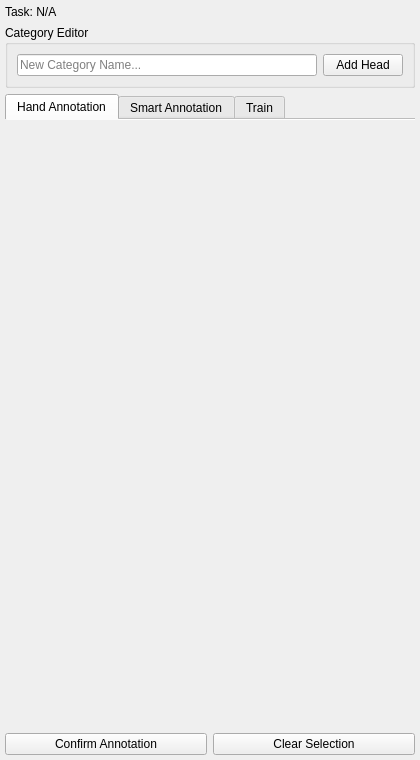
<?xml version="1.0" encoding="UTF-8"?>
<ui version="4.0">
 <class>ClassificationAnnotationPanel</class>
 <widget class="QWidget" name="ClassificationAnnotationPanel">
  <property name="geometry">
   <rect>
    <x>0</x>
    <y>0</y>
    <width>420</width>
    <height>760</height>
   </rect>
  </property>
  <layout class="QVBoxLayout" name="mainLayout">
   <property name="leftMargin">
    <number>5</number>
   </property>
   <property name="topMargin">
    <number>5</number>
   </property>
   <property name="rightMargin">
    <number>5</number>
   </property>
   <property name="bottomMargin">
    <number>5</number>
   </property>
   <item>
    <widget class="QLabel" name="task_label">
     <property name="text">
      <string>Task: N/A</string>
     </property>
     <property name="class" stdset="0">
      <string notr="true">editor_task_lbl</string>
     </property>
    </widget>
   </item>
   <item>
    <widget class="QGroupBox" name="schema_box">
     <property name="title">
      <string>Category Editor</string>
     </property>
     <layout class="QHBoxLayout" name="schemaLayout">
      <item>
       <widget class="QLineEdit" name="new_head_edit">
        <property name="placeholderText">
         <string>New Category Name...</string>
        </property>
       </widget>
      </item>
      <item>
       <widget class="QPushButton" name="add_head_btn">
        <property name="text">
         <string>Add Head</string>
        </property>
        <property name="cursor">
         <cursorShape>PointingHandCursor</cursorShape>
        </property>
       </widget>
      </item>
     </layout>
    </widget>
   </item>
   <item>
    <widget class="QTabWidget" name="tabs">
     <property name="currentIndex">
      <number>0</number>
     </property>
     <property name="documentMode">
      <bool>true</bool>
     </property>
     <widget class="QWidget" name="manual_box">
      <attribute name="title">
       <string>Hand Annotation</string>
      </attribute>
      <layout class="QVBoxLayout" name="manualLayout">
       <property name="leftMargin">
        <number>0</number>
       </property>
       <property name="topMargin">
        <number>0</number>
       </property>
       <property name="rightMargin">
        <number>0</number>
       </property>
       <property name="bottomMargin">
        <number>0</number>
       </property>
       <item>
        <widget class="QScrollArea" name="manualScrollArea">
         <property name="widgetResizable">
          <bool>true</bool>
         </property>
         <property name="frameShape">
          <enum>QFrame::Shape::NoFrame</enum>
         </property>
         <widget class="QWidget" name="label_container">
          <property name="geometry">
           <rect>
            <x>0</x>
            <y>0</y>
            <width>372</width>
            <height>340</height>
           </rect>
          </property>
          <layout class="QVBoxLayout" name="label_container_layout">
           <property name="leftMargin">
            <number>0</number>
           </property>
           <property name="topMargin">
            <number>0</number>
           </property>
           <property name="rightMargin">
            <number>0</number>
           </property>
           <property name="bottomMargin">
            <number>0</number>
           </property>
           <property name="spacing">
            <number>4</number>
           </property>
          </layout>
         </widget>
        </widget>
       </item>
      </layout>
     </widget>
     <widget class="QWidget" name="smart_box">
      <attribute name="title">
       <string>Smart Annotation</string>
      </attribute>
      <layout class="QVBoxLayout" name="smartLayout">
       <property name="leftMargin">
        <number>0</number>
       </property>
       <property name="topMargin">
        <number>0</number>
       </property>
       <property name="rightMargin">
        <number>0</number>
       </property>
       <property name="bottomMargin">
        <number>0</number>
       </property>
       <item>
        <layout class="QHBoxLayout" name="smartButtonsLayout">
         <item>
          <widget class="QPushButton" name="btn_smart_infer">
           <property name="text">
            <string>Single Inference</string>
           </property>
           <property name="cursor">
            <cursorShape>PointingHandCursor</cursorShape>
           </property>
          </widget>
         </item>
         <item>
          <widget class="QPushButton" name="btn_batch_infer">
           <property name="text">
            <string>Batch Inference</string>
           </property>
           <property name="cursor">
            <cursorShape>PointingHandCursor</cursorShape>
           </property>
          </widget>
         </item>
        </layout>
       </item>
       <item>
        <widget class="QWidget" name="batch_input_widget">
         <layout class="QHBoxLayout" name="batchInputLayout">
          <property name="leftMargin">
           <number>0</number>
          </property>
          <property name="topMargin">
           <number>5</number>
          </property>
          <property name="rightMargin">
           <number>0</number>
          </property>
          <property name="bottomMargin">
           <number>5</number>
          </property>
          <item>
           <widget class="QLabel" name="lbl_start">
            <property name="text">
             <string>Start:</string>
            </property>
           </widget>
          </item>
          <item>
           <widget class="QComboBox" name="spin_start"/>
          </item>
          <item>
           <widget class="QLabel" name="lbl_end">
            <property name="text">
             <string>End:</string>
            </property>
           </widget>
          </item>
          <item>
           <widget class="QComboBox" name="spin_end"/>
          </item>
          <item>
           <widget class="QPushButton" name="btn_run_batch">
            <property name="text">
             <string>Run</string>
            </property>
            <property name="cursor">
             <cursorShape>PointingHandCursor</cursorShape>
            </property>
           </widget>
          </item>
         </layout>
        </widget>
       </item>
       <item>
        <widget class="QProgressBar" name="infer_progress">
         <property name="value">
          <number>0</number>
         </property>
         <property name="textVisible">
          <bool>false</bool>
         </property>
        </widget>
       </item>
       <item>
        <widget class="QWidget" name="smart_chart_placeholder">
         <layout class="QVBoxLayout" name="smartChartPlaceholderLayout">
          <property name="leftMargin">
           <number>0</number>
          </property>
          <property name="topMargin">
           <number>0</number>
          </property>
          <property name="rightMargin">
           <number>0</number>
          </property>
          <property name="bottomMargin">
           <number>0</number>
          </property>
         </layout>
        </widget>
       </item>
       <item>
        <widget class="QTextEdit" name="batch_result_text">
         <property name="readOnly">
          <bool>true</bool>
         </property>
         <property name="minimumSize">
          <size>
           <width>0</width>
           <height>120</height>
          </size>
         </property>
        </widget>
       </item>
      </layout>
     </widget>
     <widget class="QWidget" name="train_box">
      <attribute name="title">
       <string>Train</string>
      </attribute>
      <layout class="QVBoxLayout" name="trainMainLayout">
       <property name="leftMargin">
        <number>0</number>
       </property>
       <property name="topMargin">
        <number>0</number>
       </property>
       <property name="rightMargin">
        <number>0</number>
       </property>
       <property name="bottomMargin">
        <number>0</number>
       </property>
       <item>
        <widget class="QScrollArea" name="train_scroll">
         <property name="widgetResizable">
          <bool>true</bool>
         </property>
         <property name="frameShape">
          <enum>QFrame::Shape::NoFrame</enum>
         </property>
         <widget class="QWidget" name="train_scroll_content">
          <property name="geometry">
           <rect>
            <x>0</x>
            <y>0</y>
            <width>372</width>
            <height>410</height>
           </rect>
          </property>
          <layout class="QVBoxLayout" name="train_layout">
           <property name="leftMargin">
            <number>0</number>
           </property>
           <property name="topMargin">
            <number>0</number>
           </property>
           <property name="rightMargin">
            <number>0</number>
           </property>
           <property name="bottomMargin">
            <number>0</number>
           </property>
           <property name="spacing">
            <number>10</number>
           </property>
           <item>
            <widget class="QGroupBox" name="hyper_group">
             <property name="title">
              <string>Hyperparameters</string>
             </property>
             <layout class="QVBoxLayout" name="hyper_form">
              <item>
               <layout class="QHBoxLayout" name="epochsRow">
                <item>
                 <widget class="QLabel" name="epochsLabel">
                  <property name="minimumSize">
                   <size>
                    <width>80</width>
                    <height>0</height>
                   </size>
                  </property>
                  <property name="text">
                   <string>Epochs:</string>
                  </property>
                 </widget>
                </item>
                <item>
                 <widget class="QComboBox" name="spin_epochs">
                  <property name="editable">
                   <bool>true</bool>
                  </property>
                 </widget>
                </item>
               </layout>
              </item>
              <item>
               <layout class="QHBoxLayout" name="lrRow">
                <item>
                 <widget class="QLabel" name="lrLabel">
                  <property name="minimumSize">
                   <size>
                    <width>80</width>
                    <height>0</height>
                   </size>
                  </property>
                  <property name="text">
                   <string>LR:</string>
                  </property>
                 </widget>
                </item>
                <item>
                 <widget class="QLineEdit" name="edit_lr">
                  <property name="text">
                   <string>0.0001</string>
                  </property>
                 </widget>
                </item>
               </layout>
              </item>
              <item>
               <layout class="QHBoxLayout" name="batchRow">
                <item>
                 <widget class="QLabel" name="batchLabel">
                  <property name="minimumSize">
                   <size>
                    <width>80</width>
                    <height>0</height>
                   </size>
                  </property>
                  <property name="text">
                   <string>Batch:</string>
                  </property>
                 </widget>
                </item>
                <item>
                 <widget class="QComboBox" name="spin_batch">
                  <property name="editable">
                   <bool>true</bool>
                  </property>
                 </widget>
                </item>
               </layout>
              </item>
             </layout>
            </widget>
           </item>
           <item>
            <widget class="QGroupBox" name="device_group">
             <property name="title">
              <string>Execution</string>
             </property>
             <layout class="QVBoxLayout" name="device_form">
              <item>
               <layout class="QHBoxLayout" name="deviceRow">
                <item>
                 <widget class="QLabel" name="deviceLabel">
                  <property name="minimumSize">
                   <size>
                    <width>80</width>
                    <height>0</height>
                   </size>
                  </property>
                  <property name="text">
                   <string>Device:</string>
                  </property>
                 </widget>
                </item>
                <item>
                 <widget class="QComboBox" name="combo_device"/>
                </item>
               </layout>
              </item>
              <item>
               <layout class="QHBoxLayout" name="workersRow">
                <item>
                 <widget class="QLabel" name="workersLabel">
                  <property name="minimumSize">
                   <size>
                    <width>80</width>
                    <height>0</height>
                   </size>
                  </property>
                  <property name="text">
                   <string>Workers:</string>
                  </property>
                 </widget>
                </item>
                <item>
                 <widget class="QComboBox" name="spin_workers"/>
                </item>
               </layout>
              </item>
             </layout>
            </widget>
           </item>
           <item>
            <layout class="QHBoxLayout" name="trainButtonsLayout">
             <item>
              <widget class="QPushButton" name="btn_start_train">
               <property name="minimumSize">
                <size>
                 <width>0</width>
                 <height>40</height>
                </size>
               </property>
               <property name="text">
                <string>Start Training</string>
               </property>
               <property name="cursor">
                <cursorShape>PointingHandCursor</cursorShape>
               </property>
              </widget>
             </item>
             <item>
              <widget class="QPushButton" name="btn_stop_train">
               <property name="minimumSize">
                <size>
                 <width>0</width>
                 <height>40</height>
                </size>
               </property>
               <property name="text">
                <string>Stop Training</string>
               </property>
               <property name="enabled">
                <bool>false</bool>
               </property>
               <property name="cursor">
                <cursorShape>PointingHandCursor</cursorShape>
               </property>
               <property name="class" stdset="0">
                <string notr="true">editor_control_btn</string>
               </property>
              </widget>
             </item>
            </layout>
           </item>
           <item>
            <widget class="QLabel" name="lbl_train_status">
             <property name="text">
              <string>Ready to train</string>
             </property>
            </widget>
           </item>
           <item>
            <widget class="QProgressBar" name="train_progress">
             <property name="value">
              <number>0</number>
             </property>
            </widget>
           </item>
           <item>
            <widget class="QTextEdit" name="train_console">
             <property name="readOnly">
              <bool>true</bool>
             </property>
             <property name="minimumSize">
              <size>
               <width>0</width>
               <height>150</height>
              </size>
             </property>
            </widget>
           </item>
          </layout>
         </widget>
        </widget>
       </item>
      </layout>
     </widget>
    </widget>
   </item>
   <item>
    <layout class="QHBoxLayout" name="confirmLayout">
     <item>
      <widget class="QPushButton" name="confirm_btn">
       <property name="text">
        <string>Confirm Annotation</string>
       </property>
       <property name="cursor">
        <cursorShape>PointingHandCursor</cursorShape>
       </property>
       <property name="class" stdset="0">
        <string notr="true">editor_save_btn</string>
       </property>
      </widget>
     </item>
     <item>
      <widget class="QPushButton" name="clear_sel_btn">
       <property name="text">
        <string>Clear Selection</string>
       </property>
       <property name="cursor">
        <cursorShape>PointingHandCursor</cursorShape>
       </property>
      </widget>
     </item>
    </layout>
   </item>
  </layout>
 </widget>
 <resources/>
 <connections/>
</ui>
